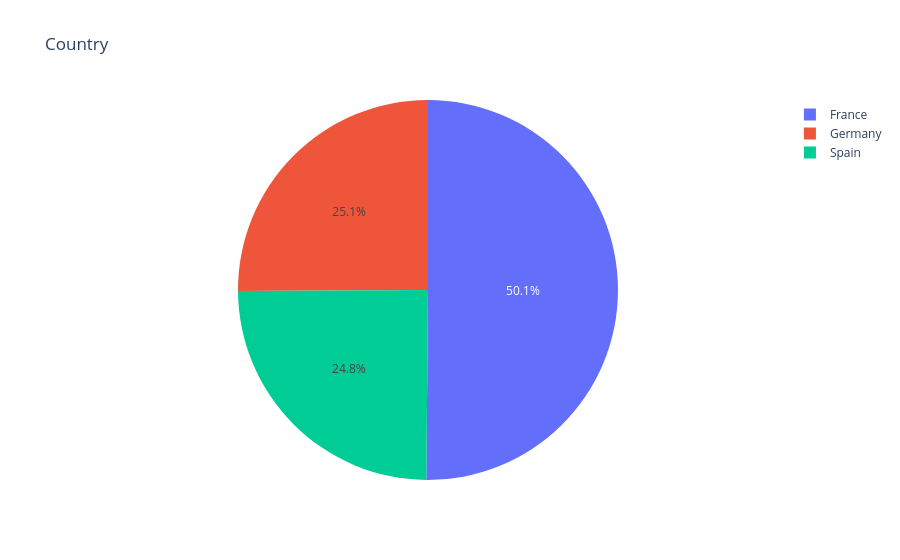

Notebook code cell kept with this figure:
### Code cell
fig = px.pie(df,names="Geography",title="Country")
fig.show()

### Figure 1 — Plotly figure (JSON) as saved in the notebook; plotly's stock layout.template omitted (floating-point values rounded to 4 significant figures; data arrays with more than 128 entries replaced by an {"elided": "..."} marker saying what was removed)
{"data": [{"domain": {"x": [0, 1], "y": [0, 1]}, "hovertemplate": "Geography=%{label}<extra></extra>", "labels": {"elided": "10000 str values"}, "legendgroup": "", "name": "", "showlegend": true, "type": "pie"}], "layout": {"legend": {"tracegroupgap": 0}, "title": {"text": "Country"}}}
